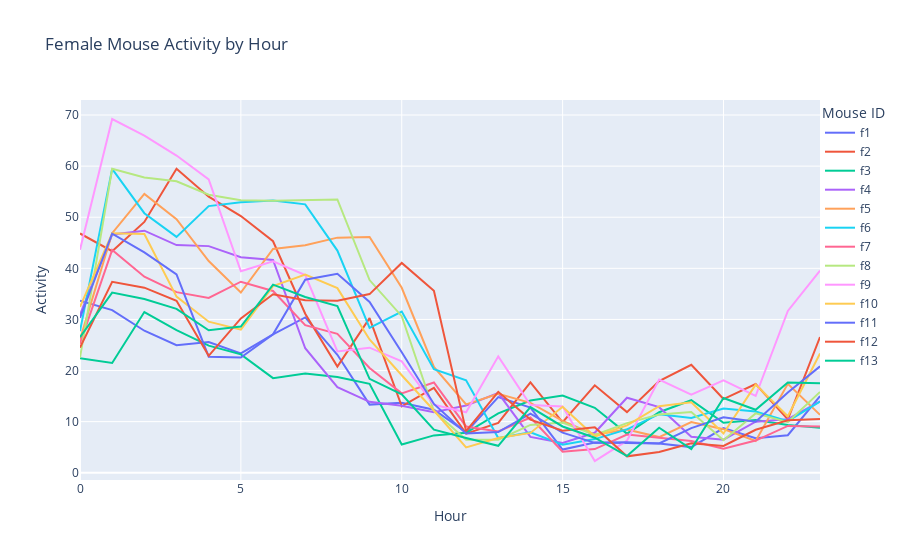

This figure's notebook cell:
### Code cell
fig = go.Figure()

# Add each mouse's data as a separate line
for column in female_hourly.iloc[:,1:-1].columns:
    fig.add_trace(go.Scatter(x=female_hourly.index, 
                            y=female_hourly[column],
                            name=column))

# Update layout
fig.update_layout(
    title='Female Mouse Activity by Hour',
    xaxis_title='Hour',
    yaxis_title='Activity',
    legend_title='Mouse ID',
    legend=dict(
        yanchor="top",
        y=1,
        xanchor="left",
        x=1
    )
)

fig.show()
